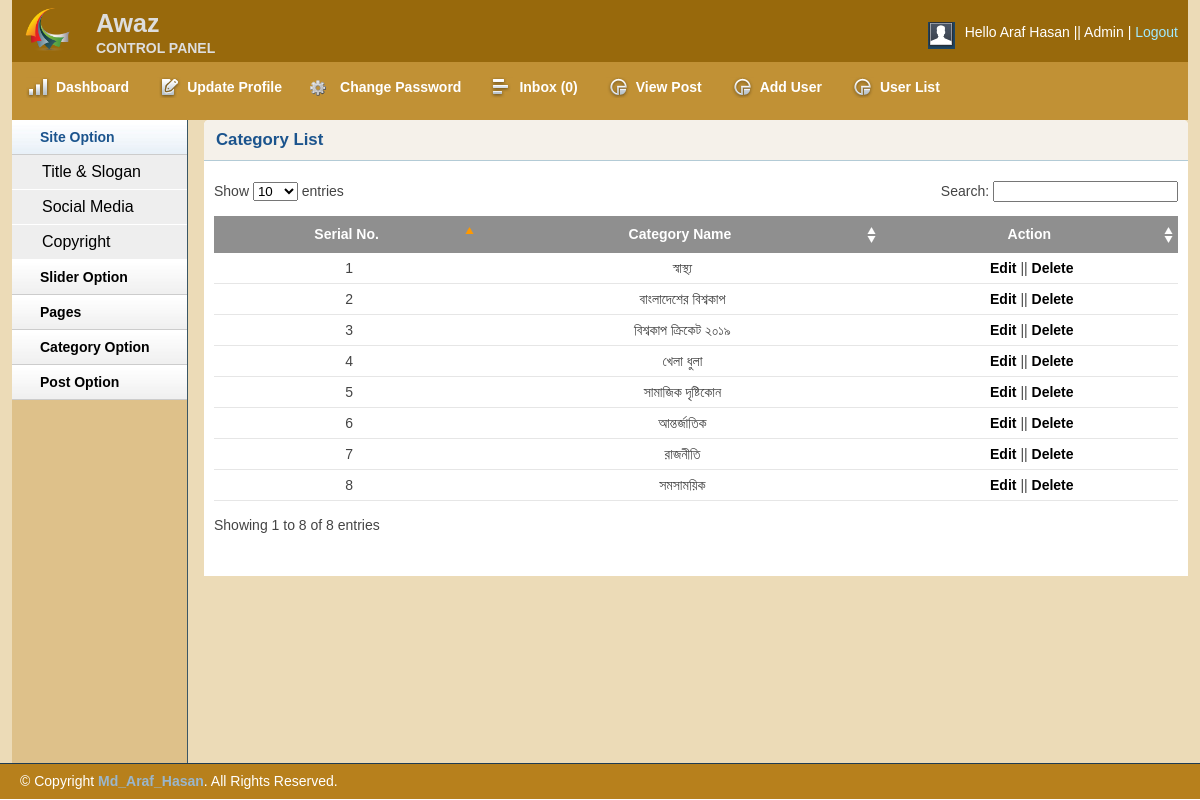
/admin/catlist.php (signed in), run on the app's committed database.
### tables this page shows
CREATE TABLE `tbl_catagory` (
  `id` int(11) NOT NULL,
  `name` varchar(50) NOT NULL
);

### lib/Database.php (called while the page is built, shortened)
<?php
	class Database
	{
		public $host 	= DB_HOST;
		public $user 	= DB_USER;
		public $pass 	= DB_PASS;
		public $dbName 	= DB_NAME;
		public $link, $error;
		private function connectDB(){
			$this->link = new mysqli($this->host, $this->user, $this->pass, $this->dbName);
			$this->link->set_charset("utf8");
		}
		public function selectData($data){
			$result = $this->link->query($data) or die ($this->link->error.__LINE__);
			if ($result->num_rows > 0) {
				return $result;
			}else{
				return false;
			}
		}
	}
?>

### admin/catlist.php (the view, shortened to what this page needs)
<?php include 'inc/adheader.php'; ?>
<?php include 'inc/adsidebar.php'; ?>
        <div class="grid_10">
            <div class="box round first grid">
                <h2>Category List</h2>
                <div class="block">
                    <table class="data display datatable" id="example">
					<thead>
						<tr>
							<th>Serial No.</th>
							<th>Category Name</th>
							<th>Action</th>
						</tr>
					</thead>
					<tbody>
						<?php
							$query = "SELECT * FROM tbl_catagory ORDER BY id DESC";
							$catagory = $db->selectData($query);
							if($catagory){
								$i = 0;
								while ($result = $catagory->fetch_assoc()) {
									$i++;
						?>
						<tr class="odd gradeX">
							<td><?php echo $i; ?></td>
							<td><?php echo $result['name']; ?></td>
							<td><a href="editCat.php?catId=<?php echo $result['id']; ?>">Edit</a> || <a onclick="return confirm('Are you sure to Delete this Category...!!!')"; href="?delCat=<?php echo $result['id']; ?>">Delete</a></td>
						</tr>
						<?php }} ?>
					</tbody>
				</table>
               </div>
            </div>
        </div>
      <?php include 'inc/adfooter.php'; ?>

### admin/css/text.css (style rules this page uses)
body { font: 13px/1.5 Tahoma, Helvetica, Arial, 'Liberation Sans', FreeSans, sans-serif; }
h2 { font-size: 23px; }
p, dl, hr, h1, h2, h3, h4, h5, h6, ol, ul, pre, table, address, fieldset { margin-bottom: 20px; }

### admin/css/grid.css (style rules this page uses)
.grid_1, .grid_2, .grid_3, .grid_4, .grid_5, .grid_6, .grid_7, .grid_8, .grid_9, .grid_10, .grid_11, .grid_12, .grid_13, .grid_14, .grid_15, .grid_16 { display: inline; float: left; margin-left: 1%; margin-right: 1%; }
.container_12 .grid_10 { width: 81.333%; }

### admin/css/layout.css (style rules this page uses)
body { background: #fff none repeat scroll 0 0; color: #444; font-size: 14px; padding: 0; }
a { color: #000; font-weight:bold; text-decoration: none; }
h1, h2, h3, h4, h5, h6 { line-height:1.2em; margin-bottom:.3em; }
h2 { margin-top:1em; }
.box { background:#fff; margin-bottom:20px; padding:10px 10px 10px 10px; margin-left:-8px; }
.box.grid { padding-bottom:40px; }
.box.round { -moz-border-radius: 5px 5px 0px 0px; -webkit-border-radius: 5px 5px 0px 0px; border-radius: 5px 5px 0px 0px; }
.box h2 { font-size:1.2em; font-weight:bold; color:#1B548D; background:#f5f1ea; margin:-10px -10px 0 -10px; padding:10px 12px; border-bottom:1px solid #B3CBD6; -moz-border-radius: 5px 5px 0px 0px; -webkit-border-radius: 5px 5px 0px 0px; border-radius: 5px 5px 0px 0px; }
.box.first { min-height: 406px; }
.block { padding-top:20px; }
.block { padding-bottom:1px; }
table.display { margin: 0 auto; clear: both; width: 100%; }
table.display th { text-align: center; }
.sorting_asc { background: #8f8f8f url(../img/table/sort_asc.png) no-repeat center right; padding:8px 5px; text-align:left; color:#fff; }
.sorting { background:#8f8f8f url(../img/table/sort_both.png) no-repeat center right; padding:8px 5px; text-align:left; color:#fff; }
tr.odd { height: 30px; line-height: 30px; border-bottom:1px solid #e6e6e6; text-align: center; }
tr.even { height: 30px; line-height: 30px; border-bottom:1px solid #e6e6e6; text-align: center; }
tr.odd td, tr.even td { padding-left:5px; }

### data on the page
tbl_catagory: name "স্বাস্থ্য"
tbl_catagory: name "বাংলাদেশের বিশ্বকাপ"
tbl_catagory: name "বিশ্বকাপ ক্রিকেট ২০১৯"
tbl_catagory: name "খেলা ধুলা"
tbl_catagory: name "সামাজিক দৃষ্টিকোন"
tbl_catagory: name "আন্তর্জাতিক"
tbl_catagory: name "রাজনীতি"
tbl_catagory: name "সমসাময়িক"

### other printed values
Session::get('name') "Araf Hasan"
